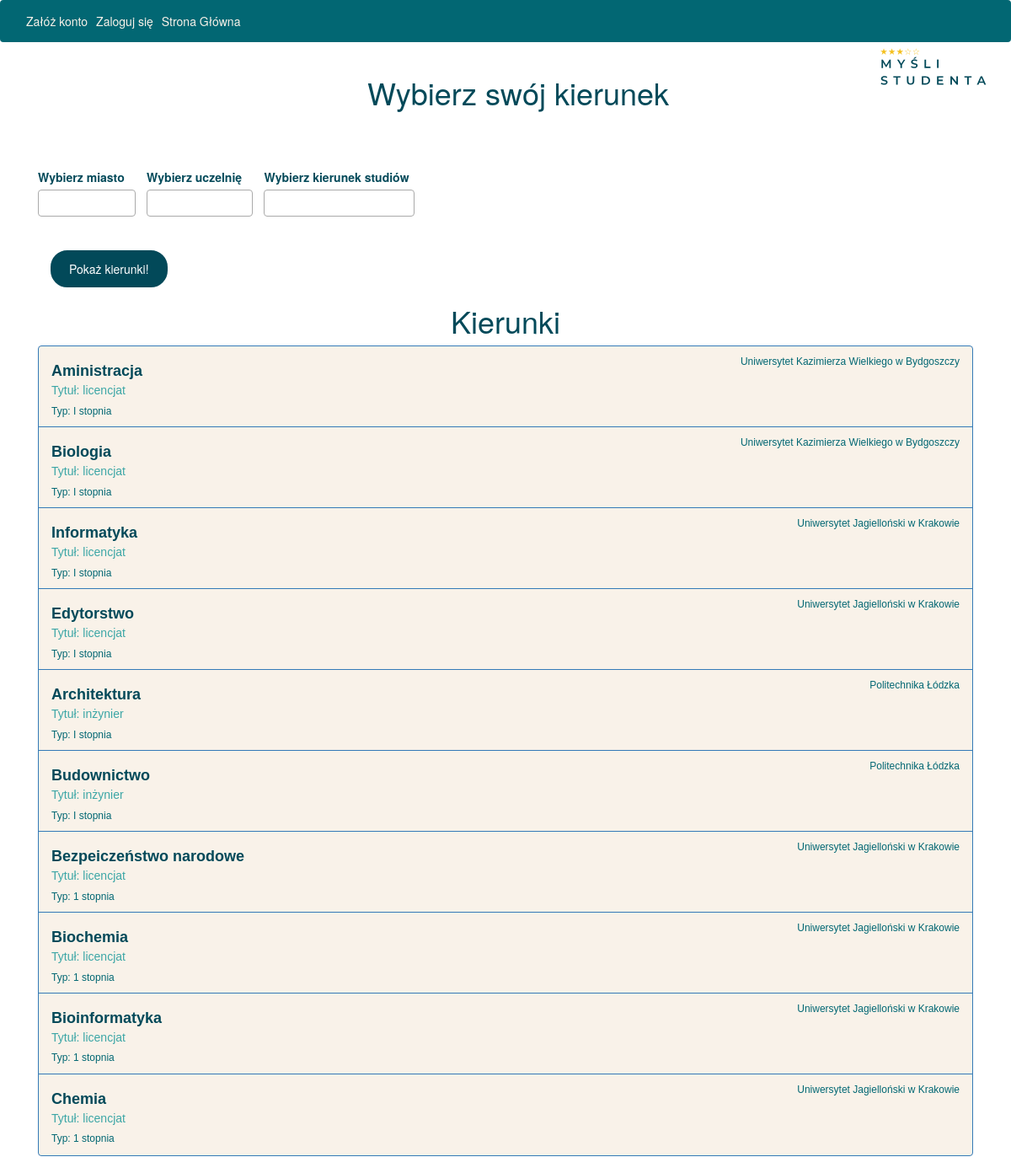
The page / on the database its author committed.
### website/models.py (models this page shows, shortened)
class Course(db.Model):
    __tablename__ = 'course'
    course_id = db.Column(db.Integer, primary_key=True)
    course_name = db.Column(db.String(100), nullable=False)
    syllabus = db.Column(db.String(200), nullable=False)
    university_id = db.Column(db.Integer, db.ForeignKey('university.university_id'), nullable=False)
    degree = db.Column(db.String(100), nullable=False)
    cycle = db.Column(db.String(100), nullable=False)
    department = db.Column(db.String(100))
    rating = relationship("Rating",backref="Course")

class University(db.Model):
    __tablename__ = 'university'
    university_id = db.Column(db.Integer, primary_key=True)
    university_name = db.Column(db.String(100), nullable=False)
    location = db.Column(db.String(50), nullable=False)
    website = db.Column(db.String(100), nullable=False)
    course = relationship("Course",backref = "University")

### website/views.py (the view)
@views.route('/')
def index():
    class_entry_relations = get_university_values()
    all_courses = get_course_values()
    courses = Course.query.all()
    universities = University
    default_classes = sorted(class_entry_relations.keys())
    default_universities = class_entry_relations[default_classes[0]]
    default_courses = all_courses[class_entry_relations[default_classes[0]][0]]
    return render_template('index.html',
                       all_cities=default_classes,
                       all_universities=default_universities,all_courses=default_courses,default_courses=default_courses,user=current_user,courses=courses,universities=universities)

### website/functions.py (called while the page is built)
def get_university_values():
    universities = University.query.all()
    myDict = {}
    for p in universities:
        key = p.location
        q = University.query.filter_by(location=key).all()
        lst_c = []
        for c in q:
            lst_c.append( c.university_name )
        myDict[key] = lst_c
    class_entry_relations = myDict
    return class_entry_relations

def get_course_values():
    universities = University.query.all()
    myDict = {}
    for p in universities:
        key = p.university_id
        q = Course.query.filter_by(university_id=key).all()
        lst_c = []
        for c in q:
            lst_c.append( c.course_name)
        myDict[p.university_name] = lst_c
    class_entry_relations = myDict
    return class_entry_relations

### website/templates/index.html (shortened to what this page needs)
{% extends "base.html" %} {% block title %}Home{% endblock %} {% block content
%}
<head>
  <link
    href="https://maxcdn.bootstrapcdn.com/bootstrap/3.3.7/css/bootstrap.min.css"
    rel="stylesheet"
  />
  <link href="https://cdn.jsdelivr.net/npm/select2@4.1.0-rc.0/dist/css/select2.min.css" rel="stylesheet" />
</head>
<body>
  <div class="container">
    <div class="header">
      <h1 class="text-center" style="color: #024959" >Wybierz swój kierunek</h1>
    </div>
    <br /><br /><br />
    <div class="row">
      <div >
        <label for="all_cities" style="color:#024959;">
          Wybierz miasto</label>
      </div>
      <div >
        <label for="all_universities" style="color:#024959;">
          Wybierz uczelnię
        </label>
      </div>
      <div >
      <label for="all_courses" style="color:#024959;">
        Wybierz kierunek studiów</label>
      </div>
    </div>
    <div>
      <br /><br />
      <button
        type="button"
        id="process_input"
      >
        Pokaż kierunki!
      </button>
    </div>
  </div>
<h1 align="center" style="color: #024959;" >Kierunki</h1>
<div class="list-group" id="course_list">
   {% for course in courses %}
   <a href="/university/course/{{course.course_id}}" class="list-group-item list-group-item-action flex-column align-items-start active">
    <div class="d-flex w-100 justify-content-between">
      <h5  class="mb-1">{{course.course_name}}</h5>
      <small>{{ universities.query.filter_by(university_id=course.university_id).first().university_name }}</small>
    </div>
    <p class="mb-1">Tytuł: {{course.degree}}</p>
    <small>Typ: {{course.cycle}}</small>
  </a>
   {% endfor %}
  </div>
  <link href="static/style.css" rel="stylesheet"  />
</body>
{%endblock%}

### website/templates/base.html (shortened to what this page needs)
<!DOCTYPE html>
<html>
  <head>
    <link
      rel="stylesheet"
      href="https://stackpath.bootstrapcdn.com/bootstrap/4.4.1/css/bootstrap.min.css"
    />
    <link
      rel="stylesheet"
      href="https://stackpath.bootstrapcdn.com/font-awesome/4.7.0/css/font-awesome.min.css"
    />
  </head>
  <body>
    <nav class="navbar navbar-expand-lg navbar-dark bg-custom">
      <div class="collapse navbar-collapse" id="navbar">
        <div class="navbar-nav">
          {% if user.is_authenticated %}
          <a class="nav-item nav-link custom-link" id="home" href="/home">Strona Główna</a>
          <a class="nav-item nav-link custom-link" id="logout" href="/logout">Wyloguj się</a>
          <a class="nav-item nav-link custom-link" id="search" href="/compare-courses">Porównaj</a>
          {% else %}
          <a class="nav-item nav-link custom-link" id="login" href="/login">Załóż konto</a>
          <a class="nav-item nav-link custom-link" id="signUp" href="/sign-up">Zaloguj się</a>
          <a class="nav-item nav-link custom-link" id="search" href="/home">Strona Główna</a>
          {% endif %}
        </div>
      </div>
    </nav>
    <div class="container">{% block content %} {% endblock %}</div>
    <div class="logo-container">
      <img src="{{ url_for('static', filename='2.svg') }}" alt="Logo" width="100%" height="100%">
    </div>
  </body>
</html>

### website/static/style.css (style rules this page uses)
body { background-color: white; }
#process_input { font-family: HelveticaNeue, arial; font-size: 14px; color: white; background: #024959; border-radius: 20px; border: 2px solid #024959; padding: 10px 20px; }
#course_list .list-group-item h5 { font-family: Arial, sans-serif; font-size: 18px; background-color: #f9f2e9; font-weight: bold; color: #024959; }
#course_list .list-group-item small { font-family: Arial, sans-serif; font-size: 12px; background-color:#f9f2e9; ; color: #026773; }
#course_list .list-group-item p { font-family: Arial, sans-serif; font-size: 14px; background-color: #f9f2e9; ; color: #3CA6A6; }
#course_list .list-group-item { background-color: #f9f2e9; }
.bg-custom { background-color: #026773; }
.navbar-dark .navbar-nav .nav-link { color: #f9f2e9; }

### website/templates/base.html (style rules this page uses)
.logo-container { position: absolute; top: 9px; right: 20px; width: 150px; height: 150px; z-index: 9999; }

### rows shown on the page
Course: course_name "Aministracja", degree "licencjat", cycle "I stopnia"
University: query.filter_by "Uniwersytet Kazimierza Wielkiego w Bydgoszczy"
Course: course_name "Biologia", degree "licencjat", cycle "I stopnia"
Course: course_name "Informatyka", degree "licencjat", cycle "I stopnia"
University: query.filter_by "Uniwersytet Jagielloński w Krakowie"
Course: course_name "Edytorstwo", degree "licencjat", cycle "I stopnia"
Course: course_name "Architektura", degree "inżynier", cycle "I stopnia"
University: query.filter_by "Politechnika Łódzka"
Course: course_name "Budownictwo", degree "inżynier", cycle "I stopnia"
Course: course_name "Bezpeiczeństwo narodowe", degree "licencjat", cycle "1 stopnia"
Course: course_name "Biochemia", degree "licencjat", cycle "1 stopnia"
Course: course_name "Bioinformatyka", degree "licencjat", cycle "1 stopnia"
Course: course_name "Chemia", degree "licencjat", cycle "1 stopnia"
